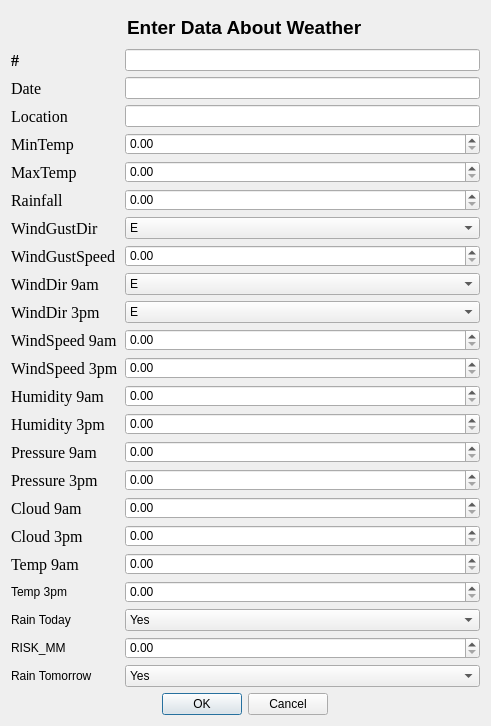
<?xml version="1.0" encoding="UTF-8"?>
<ui version="4.0">
 <class>AddRowDialog</class>
 <widget class="QDialog" name="AddRowDialog">
  <property name="geometry">
   <rect>
    <x>0</x>
    <y>0</y>
    <width>491</width>
    <height>726</height>
   </rect>
  </property>
  <property name="windowTitle">
   <string>Dialog</string>
  </property>
  <property name="styleSheet">
   <string notr="true">QMainWindow {
 background: rgb(0, 170, 255)
}</string>
  </property>
  <layout class="QVBoxLayout" name="verticalLayout_3" stretch="0,3,1">
   <item alignment="Qt::AlignHCenter">
    <widget class="QLabel" name="textLabel">
     <property name="font">
      <font>
       <family>Arial</family>
       <pointsize>14</pointsize>
       <bold>true</bold>
      </font>
     </property>
     <property name="text">
      <string>Enter Data About Weather</string>
     </property>
    </widget>
   </item>
   <item>
    <layout class="QGridLayout" name="gridLayout">
     <item row="18" column="0">
      <widget class="QLabel" name="cloud3pmlabel">
       <property name="font">
        <font>
         <family>Times New Roman</family>
         <pointsize>12</pointsize>
        </font>
       </property>
       <property name="text">
        <string>Cloud 3pm</string>
       </property>
      </widget>
     </item>
     <item row="9" column="0">
      <widget class="QLabel" name="winddir9amlabel">
       <property name="font">
        <font>
         <family>Times New Roman</family>
         <pointsize>12</pointsize>
        </font>
       </property>
       <property name="text">
        <string>WindDir 9am</string>
       </property>
      </widget>
     </item>
     <item row="2" column="2">
      <widget class="QLineEdit" name="locationLine"/>
     </item>
     <item row="21" column="0">
      <widget class="QLabel" name="raintodaylabel">
       <property name="text">
        <string>Rain Today</string>
       </property>
      </widget>
     </item>
     <item row="15" column="0">
      <widget class="QLabel" name="pressure9amlabel">
       <property name="font">
        <font>
         <family>Times New Roman</family>
         <pointsize>12</pointsize>
        </font>
       </property>
       <property name="text">
        <string>Pressure 9am</string>
       </property>
      </widget>
     </item>
     <item row="8" column="0">
      <widget class="QLabel" name="windgustspeedlabel">
       <property name="font">
        <font>
         <family>Times New Roman</family>
         <pointsize>12</pointsize>
        </font>
       </property>
       <property name="text">
        <string>WindGustSpeed</string>
       </property>
      </widget>
     </item>
     <item row="10" column="0">
      <widget class="QLabel" name="winddir3pmlabel">
       <property name="font">
        <font>
         <family>Times New Roman</family>
         <pointsize>12</pointsize>
        </font>
       </property>
       <property name="text">
        <string>WindDir 3pm</string>
       </property>
      </widget>
     </item>
     <item row="17" column="0">
      <widget class="QLabel" name="cloud9amlabel">
       <property name="font">
        <font>
         <family>Times New Roman</family>
         <pointsize>12</pointsize>
        </font>
       </property>
       <property name="text">
        <string>Cloud 9am</string>
       </property>
      </widget>
     </item>
     <item row="10" column="2">
      <widget class="QComboBox" name="winddir3pmcomboBox">
       <item>
        <property name="text">
         <string>E</string>
        </property>
       </item>
       <item>
        <property name="text">
         <string>ENE</string>
        </property>
       </item>
       <item>
        <property name="text">
         <string>ESE</string>
        </property>
       </item>
       <item>
        <property name="text">
         <string>N</string>
        </property>
       </item>
       <item>
        <property name="text">
         <string>NE</string>
        </property>
       </item>
       <item>
        <property name="text">
         <string>NNE</string>
        </property>
       </item>
       <item>
        <property name="text">
         <string>NNW</string>
        </property>
       </item>
       <item>
        <property name="text">
         <string>NW</string>
        </property>
       </item>
       <item>
        <property name="text">
         <string>S</string>
        </property>
       </item>
       <item>
        <property name="text">
         <string>SE</string>
        </property>
       </item>
       <item>
        <property name="text">
         <string>SSE</string>
        </property>
       </item>
       <item>
        <property name="text">
         <string>SSW</string>
        </property>
       </item>
       <item>
        <property name="text">
         <string>SW</string>
        </property>
       </item>
       <item>
        <property name="text">
         <string>W</string>
        </property>
       </item>
       <item>
        <property name="text">
         <string>WNW</string>
        </property>
       </item>
       <item>
        <property name="text">
         <string>WSW</string>
        </property>
       </item>
      </widget>
     </item>
     <item row="11" column="0">
      <widget class="QLabel" name="windspeed9amlabel">
       <property name="font">
        <font>
         <family>Times New Roman</family>
         <pointsize>12</pointsize>
        </font>
       </property>
       <property name="text">
        <string>WindSpeed 9am</string>
       </property>
      </widget>
     </item>
     <item row="20" column="0">
      <widget class="QLabel" name="temp3pmlabel">
       <property name="text">
        <string>Temp 3pm</string>
       </property>
      </widget>
     </item>
     <item row="12" column="0">
      <widget class="QLabel" name="windspeed3pmlabel">
       <property name="font">
        <font>
         <family>Times New Roman</family>
         <pointsize>12</pointsize>
        </font>
       </property>
       <property name="text">
        <string>WindSpeed 3pm</string>
       </property>
      </widget>
     </item>
     <item row="16" column="0">
      <widget class="QLabel" name="pressure3pmlabel">
       <property name="font">
        <font>
         <family>Times New Roman</family>
         <pointsize>12</pointsize>
        </font>
       </property>
       <property name="text">
        <string>Pressure 3pm</string>
       </property>
      </widget>
     </item>
     <item row="11" column="2">
      <widget class="QDoubleSpinBox" name="windspeed9amdoubleSpinBox">
       <property name="maximum">
        <double>10000000000000.000000000000000</double>
       </property>
       <property name="singleStep">
        <double>0.100000000000000</double>
       </property>
      </widget>
     </item>
     <item row="19" column="0">
      <widget class="QLabel" name="temp9amlabel">
       <property name="font">
        <font>
         <family>Times New Roman</family>
         <pointsize>12</pointsize>
        </font>
       </property>
       <property name="text">
        <string>Temp 9am</string>
       </property>
      </widget>
     </item>
     <item row="23" column="0">
      <widget class="QLabel" name="raintomorrowlabel">
       <property name="text">
        <string>Rain Tomorrow</string>
       </property>
      </widget>
     </item>
     <item row="5" column="0">
      <widget class="QLabel" name="rainfallLabel">
       <property name="font">
        <font>
         <family>Times New Roman</family>
         <pointsize>12</pointsize>
        </font>
       </property>
       <property name="text">
        <string>Rainfall</string>
       </property>
      </widget>
     </item>
     <item row="3" column="0">
      <widget class="QLabel" name="mintempLabel">
       <property name="font">
        <font>
         <family>Times New Roman</family>
         <pointsize>12</pointsize>
        </font>
       </property>
       <property name="text">
        <string>MinTemp</string>
       </property>
      </widget>
     </item>
     <item row="5" column="2">
      <widget class="QDoubleSpinBox" name="rainfallSpinBox"/>
     </item>
     <item row="1" column="0">
      <widget class="QLabel" name="dateLabel">
       <property name="font">
        <font>
         <family>Times New Roman</family>
         <pointsize>12</pointsize>
        </font>
       </property>
       <property name="text">
        <string>Date</string>
       </property>
      </widget>
     </item>
     <item row="14" column="0">
      <widget class="QLabel" name="humididty3pmlabel">
       <property name="font">
        <font>
         <family>Times New Roman</family>
         <pointsize>12</pointsize>
        </font>
       </property>
       <property name="text">
        <string>Humidity 3pm</string>
       </property>
      </widget>
     </item>
     <item row="4" column="0">
      <widget class="QLabel" name="maxtempLabel">
       <property name="font">
        <font>
         <family>Times New Roman</family>
         <pointsize>12</pointsize>
        </font>
       </property>
       <property name="text">
        <string>MaxTemp</string>
       </property>
      </widget>
     </item>
     <item row="4" column="2">
      <widget class="QDoubleSpinBox" name="maxtmpSpinBox"/>
     </item>
     <item row="9" column="2">
      <widget class="QComboBox" name="winddir9amcomboBox">
       <item>
        <property name="text">
         <string>E</string>
        </property>
       </item>
       <item>
        <property name="text">
         <string>ENE</string>
        </property>
       </item>
       <item>
        <property name="text">
         <string>ESE</string>
        </property>
       </item>
       <item>
        <property name="text">
         <string>N</string>
        </property>
       </item>
       <item>
        <property name="text">
         <string>NE</string>
        </property>
       </item>
       <item>
        <property name="text">
         <string>NNE</string>
        </property>
       </item>
       <item>
        <property name="text">
         <string>NNW</string>
        </property>
       </item>
       <item>
        <property name="text">
         <string>NW</string>
        </property>
       </item>
       <item>
        <property name="text">
         <string>S</string>
        </property>
       </item>
       <item>
        <property name="text">
         <string>SE</string>
        </property>
       </item>
       <item>
        <property name="text">
         <string>SSE</string>
        </property>
       </item>
       <item>
        <property name="text">
         <string>SSW</string>
        </property>
       </item>
       <item>
        <property name="text">
         <string>SW</string>
        </property>
       </item>
       <item>
        <property name="text">
         <string>W</string>
        </property>
       </item>
       <item>
        <property name="text">
         <string>WNW</string>
        </property>
       </item>
       <item>
        <property name="text">
         <string>WSW</string>
        </property>
       </item>
      </widget>
     </item>
     <item row="6" column="2">
      <widget class="QComboBox" name="windgustdirCB">
       <item>
        <property name="text">
         <string>E</string>
        </property>
       </item>
       <item>
        <property name="text">
         <string>ENE</string>
        </property>
       </item>
       <item>
        <property name="text">
         <string>ESE</string>
        </property>
       </item>
       <item>
        <property name="text">
         <string>N</string>
        </property>
       </item>
       <item>
        <property name="text">
         <string>NE</string>
        </property>
       </item>
       <item>
        <property name="text">
         <string>NNE</string>
        </property>
       </item>
       <item>
        <property name="text">
         <string>NNW</string>
        </property>
       </item>
       <item>
        <property name="text">
         <string>NW</string>
        </property>
       </item>
       <item>
        <property name="text">
         <string>S</string>
        </property>
       </item>
       <item>
        <property name="text">
         <string>SE</string>
        </property>
       </item>
       <item>
        <property name="text">
         <string>SSE</string>
        </property>
       </item>
       <item>
        <property name="text">
         <string>SSW</string>
        </property>
       </item>
       <item>
        <property name="text">
         <string>SW</string>
        </property>
       </item>
       <item>
        <property name="text">
         <string>W</string>
        </property>
       </item>
       <item>
        <property name="text">
         <string>WNW</string>
        </property>
       </item>
       <item>
        <property name="text">
         <string>WSW</string>
        </property>
       </item>
      </widget>
     </item>
     <item row="8" column="2">
      <widget class="QDoubleSpinBox" name="windgustspeedSpinB">
       <property name="maximum">
        <double>1000000000000.000000000000000</double>
       </property>
       <property name="singleStep">
        <double>0.100000000000000</double>
       </property>
      </widget>
     </item>
     <item row="0" column="2">
      <widget class="QLineEdit" name="nameLabel"/>
     </item>
     <item row="2" column="0">
      <widget class="QLabel" name="locationLabel">
       <property name="font">
        <font>
         <family>Times New Roman</family>
         <pointsize>12</pointsize>
        </font>
       </property>
       <property name="text">
        <string>Location</string>
       </property>
      </widget>
     </item>
     <item row="6" column="0">
      <widget class="QLabel" name="windgustdirrlabel">
       <property name="font">
        <font>
         <family>Times New Roman</family>
         <pointsize>12</pointsize>
        </font>
       </property>
       <property name="text">
        <string>WindGustDir</string>
       </property>
      </widget>
     </item>
     <item row="22" column="0">
      <widget class="QLabel" name="RISK_MMlabel">
       <property name="text">
        <string>RISK_MM</string>
       </property>
      </widget>
     </item>
     <item row="13" column="0">
      <widget class="QLabel" name="humidity9amlabel">
       <property name="font">
        <font>
         <family>Times New Roman</family>
         <pointsize>12</pointsize>
        </font>
       </property>
       <property name="text">
        <string>Humidity 9am</string>
       </property>
      </widget>
     </item>
     <item row="3" column="2">
      <widget class="QDoubleSpinBox" name="mintempSpinBox"/>
     </item>
     <item row="0" column="0">
      <widget class="QLabel" name="nameLine">
       <property name="font">
        <font>
         <family>Times New Roman</family>
         <pointsize>12</pointsize>
         <bold>true</bold>
        </font>
       </property>
       <property name="text">
        <string>#</string>
       </property>
      </widget>
     </item>
     <item row="12" column="2">
      <widget class="QDoubleSpinBox" name="windspeed3pmdoubleSpinBox"/>
     </item>
     <item row="21" column="2">
      <widget class="QComboBox" name="raintodaycomboBox">
       <item>
        <property name="text">
         <string>Yes</string>
        </property>
       </item>
       <item>
        <property name="text">
         <string>No</string>
        </property>
       </item>
      </widget>
     </item>
     <item row="23" column="2">
      <widget class="QComboBox" name="raintomorrowcomboBox">
       <item>
        <property name="text">
         <string>Yes</string>
        </property>
       </item>
       <item>
        <property name="text">
         <string>No</string>
        </property>
       </item>
      </widget>
     </item>
     <item row="13" column="2">
      <widget class="QDoubleSpinBox" name="humidity9amdoubleSpinBox"/>
     </item>
     <item row="14" column="2">
      <widget class="QDoubleSpinBox" name="humidity3pmdoubleSpinBox"/>
     </item>
     <item row="15" column="2">
      <widget class="QDoubleSpinBox" name="pressure9amdoubleSpinBox"/>
     </item>
     <item row="16" column="2">
      <widget class="QDoubleSpinBox" name="pressure3pmdoubleSpinBox"/>
     </item>
     <item row="17" column="2">
      <widget class="QDoubleSpinBox" name="cloud9amdoubleSpinBox"/>
     </item>
     <item row="18" column="2">
      <widget class="QDoubleSpinBox" name="cloud3pmdoubleSpinBox"/>
     </item>
     <item row="19" column="2">
      <widget class="QDoubleSpinBox" name="temp9amdoubleSpinBox"/>
     </item>
     <item row="20" column="2">
      <widget class="QDoubleSpinBox" name="temp3pmdoubleSpinBox"/>
     </item>
     <item row="22" column="2">
      <widget class="QDoubleSpinBox" name="RISK_MMdoubleSpinBox"/>
     </item>
     <item row="1" column="2">
      <widget class="QLineEdit" name="dateLine"/>
     </item>
    </layout>
   </item>
   <item>
    <layout class="QHBoxLayout" name="horizontalLayout">
     <property name="spacing">
      <number>4</number>
     </property>
     <item alignment="Qt::AlignHCenter">
      <widget class="QDialogButtonBox" name="buttonBox">
       <property name="orientation">
        <enum>Qt::Horizontal</enum>
       </property>
       <property name="standardButtons">
        <set>QDialogButtonBox::Cancel|QDialogButtonBox::Ok</set>
       </property>
      </widget>
     </item>
    </layout>
   </item>
  </layout>
 </widget>
 <resources/>
 <connections>
  <connection>
   <sender>buttonBox</sender>
   <signal>rejected()</signal>
   <receiver>AddRowDialog</receiver>
   <slot>reject()</slot>
   <hints>
    <hint type="sourcelabel">
     <x>316</x>
     <y>260</y>
    </hint>
    <hint type="destinationlabel">
     <x>286</x>
     <y>274</y>
    </hint>
   </hints>
  </connection>
  <connection>
   <sender>buttonBox</sender>
   <signal>accepted()</signal>
   <receiver>AddRowDialog</receiver>
   <slot>accept()</slot>
   <hints>
    <hint type="sourcelabel">
     <x>248</x>
     <y>254</y>
    </hint>
    <hint type="destinationlabel">
     <x>157</x>
     <y>274</y>
    </hint>
   </hints>
  </connection>
 </connections>
</ui>
